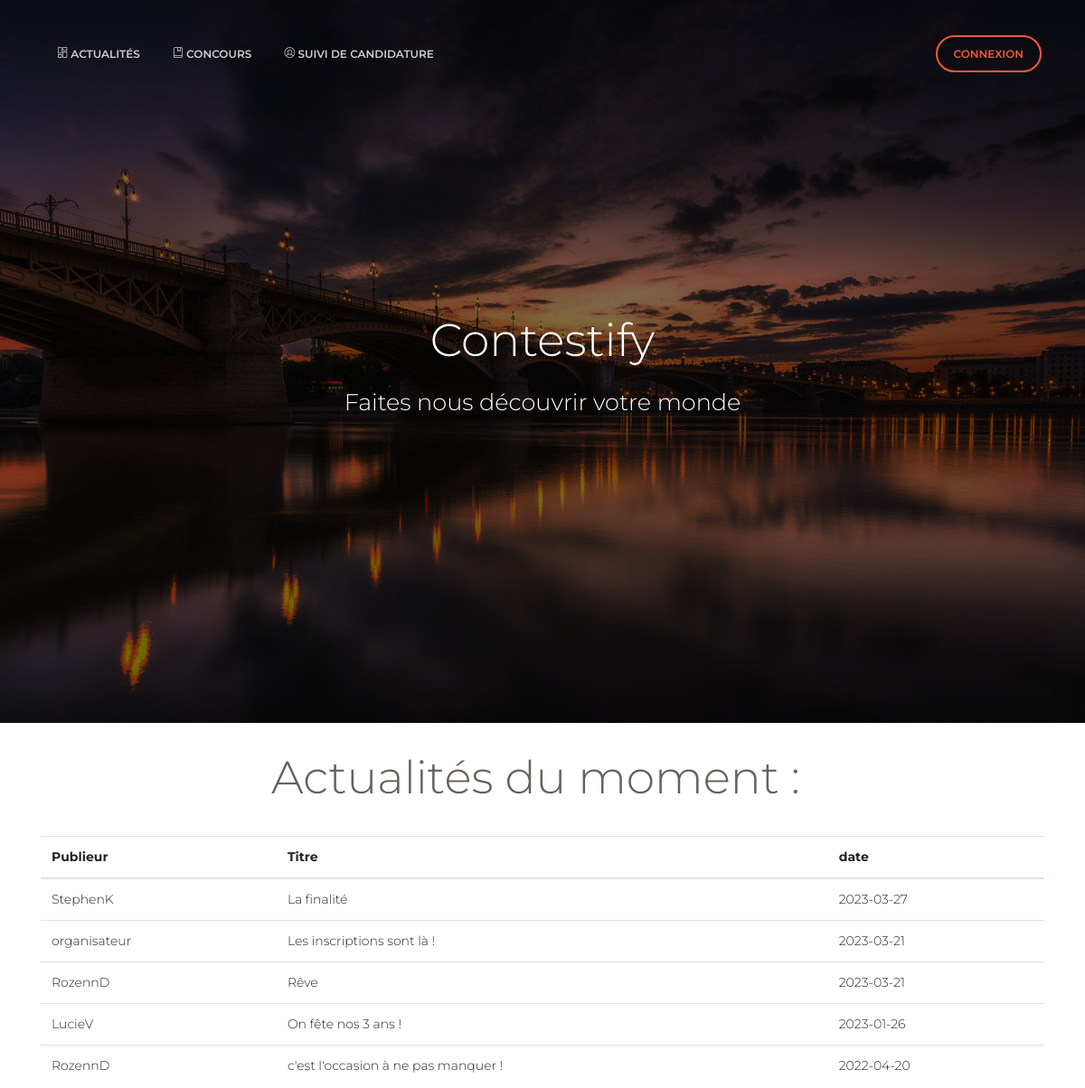
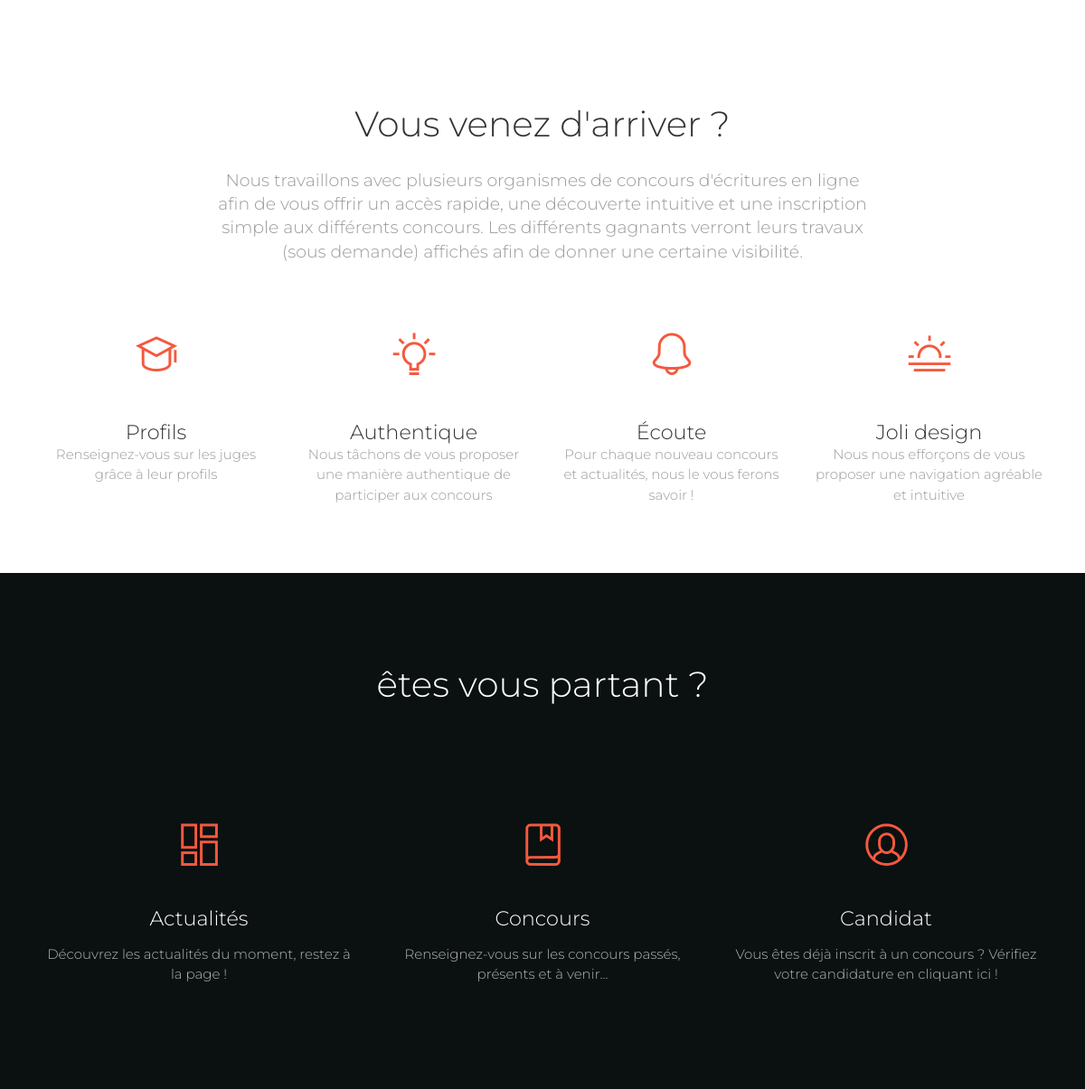
The page /v1/index.php on the database its author committed (2 pictures, top to bottom).
### tables this page shows
CREATE TABLE `tab_actualite_act` (
  `act_id` int(11) NOT NULL,
  `cpti_pseudo` varchar(20) NOT NULL,
  `act_titre` varchar(200) NOT NULL,
  `act_texte` varchar(500) NOT NULL,
  `act_date` date NOT NULL,
  `act_etat` char(1) NOT NULL
);

### v1/application/controllers/Accueil.php (called while the page is built, shortened)
<?php
class Accueil extends CI_Controller {
 public function __construct()
 {
 $this->load->model('db_model');
 }
 public function afficher()
 {
 $data['actualites'] = $this->db_model->get_all_actualite();
 $this->load->view('templates/haut');
 $this->load->view('templates/menu_visiteur');
 $this->load->view('page_accueil',$data);
 $this->load->view('templates/bas');
 }
}
?>

### v1/index.php (called while the page is built, shortened)
<?php
require_once BASEPATH.'core/CodeIgniter.php';

### v1/application/models/Db_model.php (called while the page is built, shortened)
<?php
class Db_model extends CI_Model {
 public function get_all_actualite()
 {
    $query = $this->db->query("SELECT cpti_pseudo, act_titre, act_date FROM tab_actualite_act ORDER BY act_date DESC LIMIT 5;");
    return $query->result_array();
 }
}

### v1/application/views/page_accueil.php (the view, shortened to what this page needs)
<body class="landing-page sidebar-collapse">
  <div class="page-header" data-parallax="true" style="background-image: url('<?php echo base_url();?>style/Front_office/assets/img/daniel-olahh.jpg');">
    <div class="container">
      <div class="motto text-center">
        <h1>Contestify</h1>
        <h3>Faites nous découvrir votre monde</h3>
        <br />
      </div>
    </div>
  </div>
  <div class="typography-line">
  <?php if($actualites!=NULL) {
    echo "<h1>Actualités du moment :</h1>";
    ?>
          </div>
  <div class="main">
  <div class="container">
    <table class="table">
      <thead>
        <tr>
          <th>Publieur</th>
          <th>Titre</th>
          <th>date</th>
        </tr>
      </thead>
    <tbody>
    <?php foreach($actualites as $act){
            echo "<tr>";
            echo "<td>".$act["cpti_pseudo"]."</td>";
            echo "<td>".$act["act_titre"]."</td>";
            echo "<td>".$act["act_date"]."</td>";
            echo "</tr>";
    }
  } else {
    echo "<h1>Aucune actualité pour le moment !</h1>";
  }?>
    </tbody>
  </table>
  </div>
    <div class="section text-center">
      <div class="container">
        <div class="row">
          <div class="col-md-8 ml-auto mr-auto">
            <h2 class="title">Vous venez d'arriver ?</h2>
            <h5 class="description">Nous travaillons avec plusieurs organismes de concours d'écritures en ligne afin de vous offrir un accès rapide,
            						une découverte intuitive et une inscription simple aux différents concours. Les différents gagnants verront leurs
            						travaux (sous demande) affichés afin de donner une certaine visibilité.</h5>
            <br>
          </div>
        </div>
        <br/>
        <br/>
        <div class="row">
          <div class="col-md-3">
            <div class="info">
              <div class="icon icon-danger">
                <i class="nc-icon nc-hat-3"></i>
              </div>
              <div class="description">
                <h4 class="info-title">Profils</h4>
                <p class="description">Renseignez-vous sur les juges grâce à leur profils</p>
              </div>
            </div>
          </div>
          <div class="col-md-3">
            <div class="info">
              <div class="icon icon-danger">
                <i class="nc-icon nc-bulb-63"></i>
              </div>
              <div class="description">
                <h4 class="info-title">Authentique</h4>
                <p>Nous tâchons de vous proposer une manière authentique de participer aux concours</p>
              </div>
            </div>
          </div>
          <div class="col-md-3">
            <div class="info">
              <div class="icon icon-danger">
                <i class="nc-icon nc-bell-55"></i>
              </div>
              <div class="description">
                <h4 class="info-title">Écoute</h4>
                <p>Pour chaque nouveau concours et actualités, nous le vous ferons savoir !</p>
              </div>
            </div>
          </div>
          <div class="col-md-3">
            <div class="info">
              <div class="icon icon-danger">
                <i class="nc-icon nc-sun-fog-29"></i>
              </div>
              <div class="description">
                <h4 class="info-title">Joli design</h4>
                <p>Nous nous efforçons de vous proposer une navigation agréable et intuitive</p>
              </div>
            </div>
          </div>
        </div>
      </div>
    </div>
    <div class="section section-dark text-center">
      <div class="container">
        <h2  class="title">êtes vous partant ?</h2>
        <div class="row">
          <div class="col-md-4">
            <div class="card card-profile card-plain">
              <a href="<?php echo base_url();?>">
            <div class="info">
              <div class="icon icon-danger">
                <i class="nc-icon nc-layout-11"></i>
              </div>
            </div>
              <div class="card-body">
                  <div class="author">
                  <h4 class="card-title"> Actualités</h4>
                  </div>
                <p class="card-description text-center">
                  Découvrez les actualités du moment, restez à la page !
                </p>
              </div>
            </a>
            </div>
          </div>
          <div class="col-md-4">
            <div class="card card-profile card-plain">
              <a href="<?php echo base_url();?>index.php/concours/afficher" >
            <div class="info">
              <div class="icon icon-danger">
                <i class="nc-icon nc-book-bookmark"></i>
              </div>
              </div>
              <div class="card-body">
                  <div class="author">
                  <h4 class="card-title"> Concours</h4>
                  </div>
                <p class="card-description text-center">
                  Renseignez-vous sur les concours passés, présents et à venir...
                </p>
              </div>
            </a>
            </div>
          </div>
          <div class="col-md-4">
            <div class="card card-profile card-plain">
            <a href="<?php echo base_url();?>index.php/candidature/visualiser">
            <div class="info">
            <div class="icon icon-danger">
                <i class="nc-icon nc-circle-10"></i>
              </div>
              </div>
              <div class="card-body">
                  <div class="author">
                  <h4 class="card-title"> Candidat</h4>
                  </div>
                <p class="card-description text-center">
                  Vous êtes déjà inscrit à un concours ? Vérifiez votre candidature en cliquant ici !
                </p>
              </div>
              </a>
            </div>
          </div>
        </div>
      </div>
    </div>

### v2/style/Front_office/assets/demo/demo.css (style rules this page uses)
.typography-line { padding-left: 25%; margin-bottom: 35px; position: relative; display: block; width: 100%; }

### rows shown on the page
tab_actualite_act: cpti_pseudo "StephenK", act_titre "La finalité", act_date "2023-03-27"
tab_actualite_act: cpti_pseudo "organisateur", act_titre "Les inscriptions sont là !", act_date "2023-03-21"
tab_actualite_act: cpti_pseudo "RozennD", act_titre "Rêve", act_date "2023-03-21"
tab_actualite_act: cpti_pseudo "LucieV", act_titre "On fête nos 3 ans !", act_date "2023-01-26"
tab_actualite_act: cpti_pseudo "RozennD", act_titre "c'est l'occasion à ne pas manquer !", act_date "2022-04-20"
